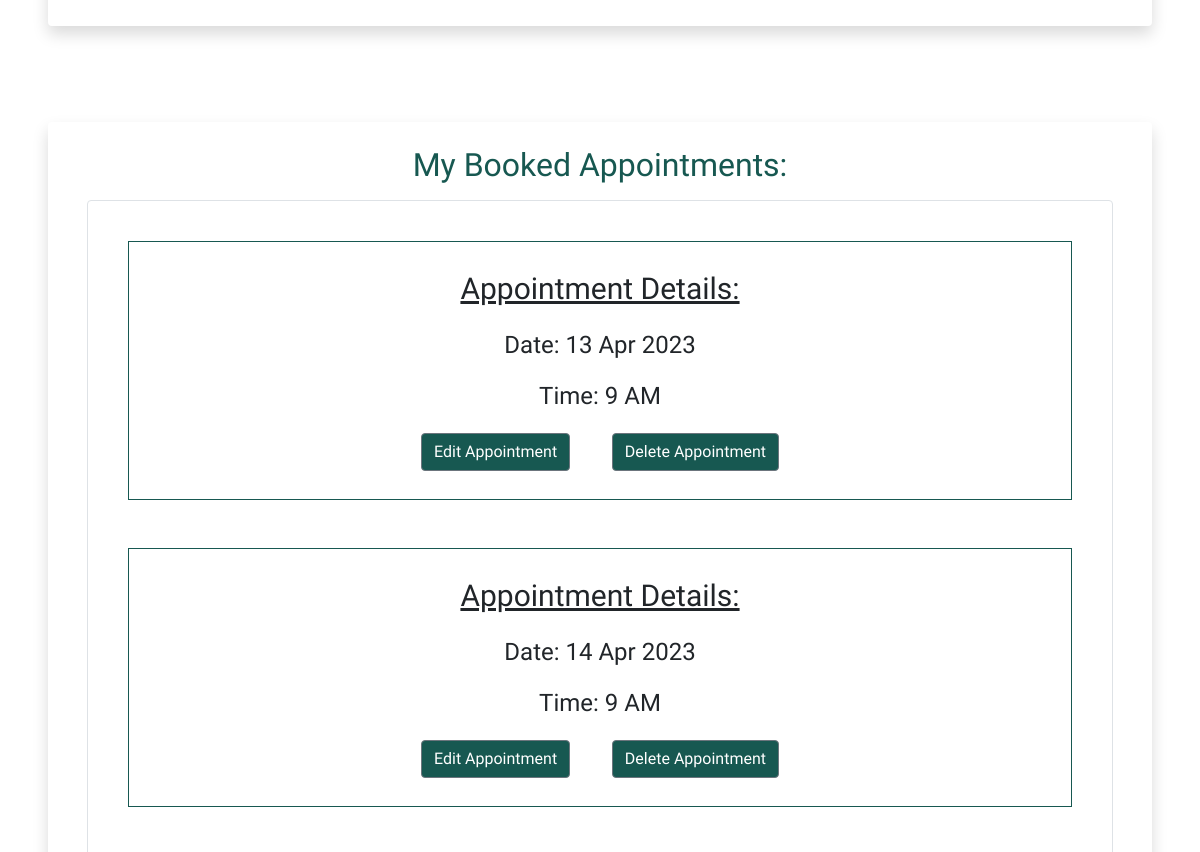
The page /user/user-profile (signed in, middle part) on the database as committed earlier.
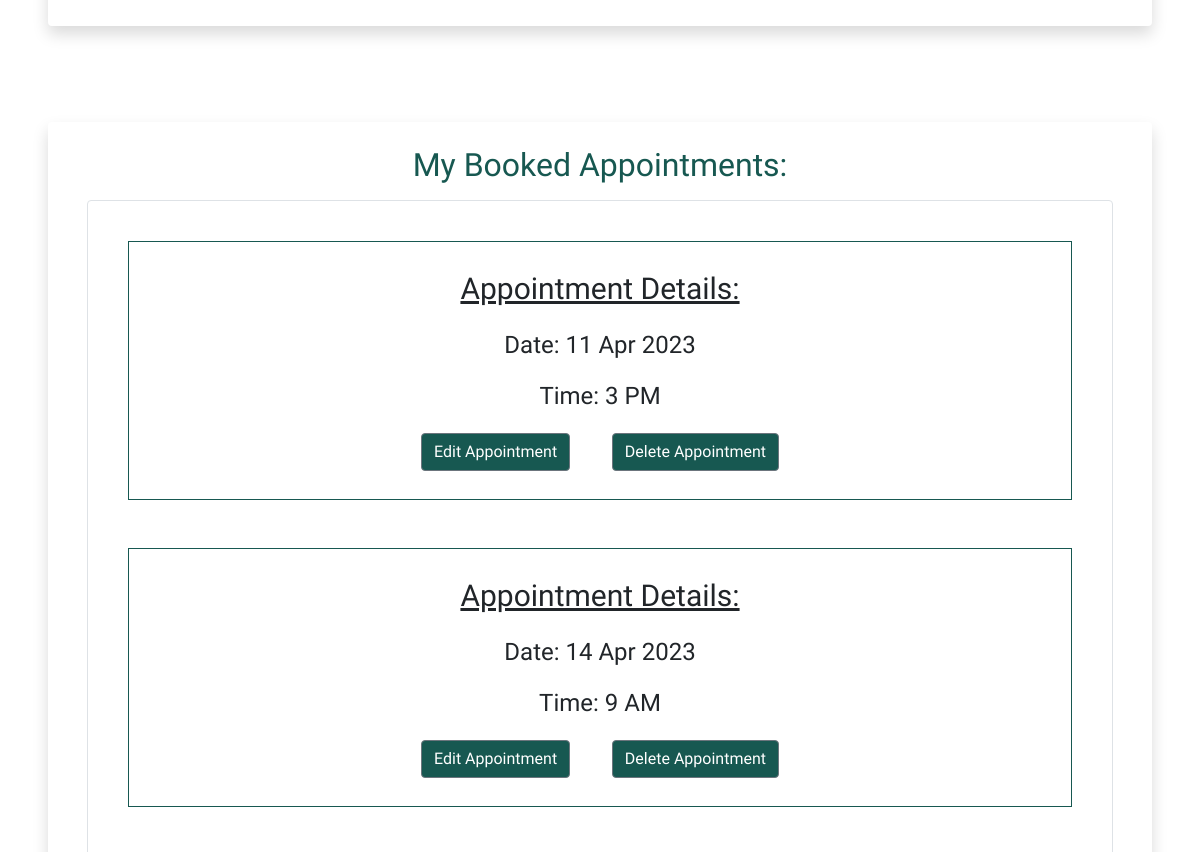
The same page on the database as committed later.
### booking/models.py (models this page shows, shortened)
class Appointment(models.Model):
    AVAILABLE_TIMES = (
        ("9 AM", "09:00 - 10:00"),
        ("11 AM", "11:00 - 12:00"),
        ("1 PM", "13:00 - 14:00"),
        ("3 PM", "15:00 - 16:00"),
    )
    user = models.ForeignKey(User, on_delete=models.CASCADE, null=True, blank=True)
    date_posted = models.DateField(default=timezone.now)
    date = models.DateField(default=datetime.now)
    timeblock = models.CharField(max_length=10, choices=AVAILABLE_TIMES, default="9 AM")

### profiles/views.py (the view)
# urls.py: path("user/user-profile", views.user_profile, name="user-profile"),
def user_profile(request):
    user = request.user
    if request.user.is_authenticated:
        appointments = Appointment.objects.filter(user=user).order_by(
            "date", "timeblock"
        )
        return render(
            request,
            "user/user_profile.html",
            {
                "user": user,
                "appointments": appointments,
            },
        )
    else:
        return HttpResponseRedirect("../../accounts/login/")

### templates/user/user_profile.html (shortened to what this page needs)
{% extends "base.html" %}
{% load static %}
{% block content %}
{% if user.is_authenticated %}
<div class="shadow p-4 rounded m-5">
</div>
{% if appointments.count > 0 %}
<div>
    <div class="shadow p-4 rounded m-5">
        <h2 class="booked-appointments">My Booked Appointments:</h2>
        <div class="list-group fs-4 border p-3 mb-3">
            {% for appointment in appointments %}
            <div class="appointment-list">
                <p class="appointment-details">Appointment Details:</p>
                <p class="list-group mt-2">Date: {{ appointment.date }}</p>
                <p class="list-group mt-2">Time: {{ appointment.timeblock }}</p>
                <div>
                    <a class='profile-btns btn btn-secondary btn-small mt-1 mb-1'
                        href="{% url 'appointment-edit' appointment.id %}">Edit Appointment</a>
                    <a class='profile-btns btn btn-secondary btn-small mt-1 mb-1'
                        href="{% url 'appointment-delete' appointment.id %}">Delete Appointment</a>
                </div>
            </div>
            {% endfor %}
        </div>
{% endif %}
{% endif %}
{%endblock%}

Rows that differ between the two databases and show on the page:
changed Appointment: date "13 Apr 2023" → "11 Apr 2023"; timeblock "9 AM" → "3 PM"
